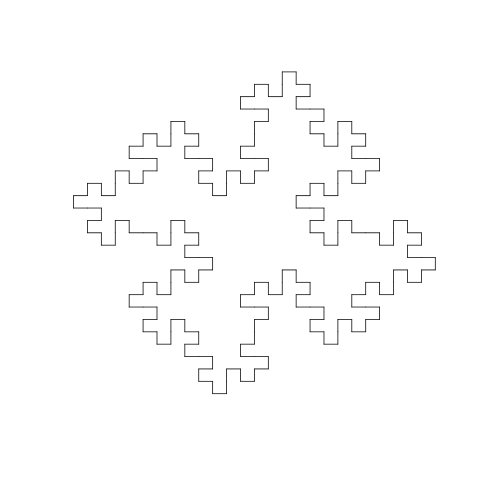

Reproduce this figure in R.
source("lsystem.r")
source("turtle.r")
source("draw-turtle.r")
dict <- c("F" = "F-F+F+FF-F-F+F", "+" = "+", "-" = "-", "f" = "f")
l <- (lsystem_iter("Ff+-", "F-F-F-F", dict) (4))
t <- turtle(0,0,pi,0.03,pi/2)
lines <- t(l)
png("koch.png", width=1000, height=1000)
plot(range(x=c(lines$x1,lines$x2)),y=range(c(lines$y1,lines$y2)),type="n", ann=FALSE, axes=FALSE)
draw_turtle_iter(lines)
dev.off()
